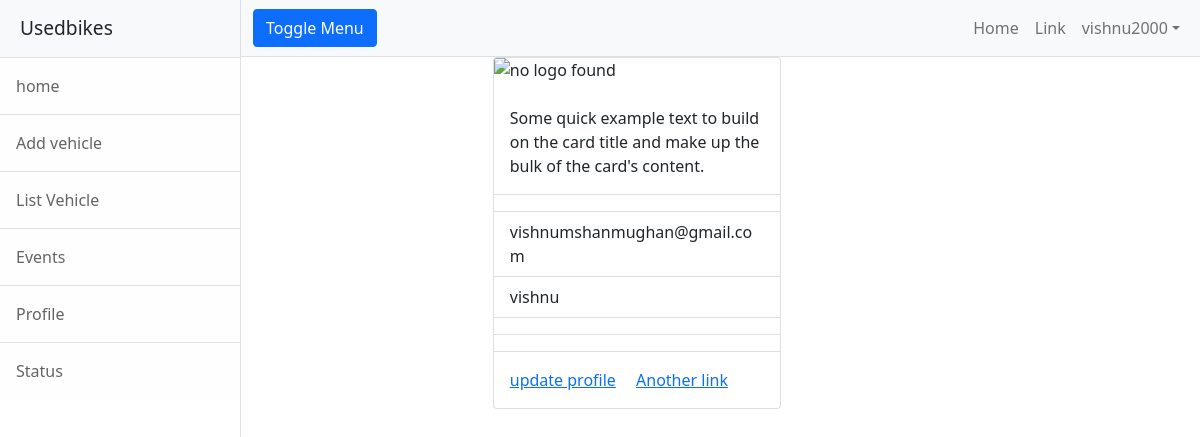
Screenshot of /usedbikes/profile/detail (signed in) with the database file from the repository.
### usedbikes/models.py (models this page shows)
class User(AbstractUser):
    options=(("seller","seller"),
             ("buyer","buyer"))
    role=models.CharField(max_length=120,choices=options,default="buyer")
    phone=models.CharField(max_length=12,null=True)
    location=models.CharField(max_length=120)

### usedbikes/views.py (the view)
# urls.py: path("profile/detail",views.Bikeviewprofileview.as_view(),name="bikes-profile"),
class Bikeviewprofileview(TemplateView):
    template_name = "bike-profile.html"

### usedbikes/templates/bike-profile.html (shortened to what this page needs)
{%extends 'base.html'%}
{%block body_block%}
<div class="row">
    <div class="col-3"></div>
    <div class="col-8">
        <div class="card" style="width: 18rem;">
  <img src="{{request.user.usedbikes.profile_photo.url}}" class="card-img-top" alt="no logo found">
  <div class="card-body">
    <p class="card-text">Some quick example text to build on the card title and make up the bulk of the card's content.</p>
  </div>
  <ul class="list-group list-group-flush">
          <li class="list-group-item">{{request.user.usedbikes.seller}}</li>
    <li class="list-group-item">{{request.user.email}}</li>
    <li class="list-group-item">{{request.user.first_name}}</li>
    <li class="list-group-item">{{request.user.usedbikes.location}}</li>
      <li class="list-group-item">{{request.user.usedbikes.phone_number}}</li>
  </ul>
  <div class="card-body">
    <a href="{%url 'bike-editprofile' request.user.usedbikes.id%}" class="card-link">update profile</a>
    <a href="#" class="card-link">Another link</a>
  </div>
</div>
    </div>
</div>
{%endblock%}

### usedbikes/templates/base.html (shortened to what this page needs)
<!DOCTYPE html>
{%load static%}
<html lang="en">
    <head>
        <link href="{%static 'css/styles.css'%}" rel="stylesheet" />
    </head>
    <body>
        <div class="d-flex" id="wrapper">
            <div class="border-end bg-white" id="sidebar-wrapper">
                <div class="sidebar-heading border-bottom bg-light">Usedbikes</div>
                <div class="list-group list-group-flush">
                    <a class="list-group-item list-group-item-action list-group-item-light p-3" href="{%url 'bike-home' %}">home</a>
                    <a class="list-group-item list-group-item-action list-group-item-light p-3" href="{%url 'bikes-add'%}">Add vehicle</a>
                    <a class="list-group-item list-group-item-action list-group-item-light p-3" href="{%url 'bikes-list'%}">List Vehicle</a>
                    <a class="list-group-item list-group-item-action list-group-item-light p-3" href="#!">Events</a>
                    <a class="list-group-item list-group-item-action list-group-item-light p-3" href="#!">Profile</a>
                    <a class="list-group-item list-group-item-action list-group-item-light p-3" href="#!">Status</a>
                </div>
            </div>
            <div id="page-content-wrapper">
                <nav class="navbar navbar-expand-lg navbar-light bg-light border-bottom">
                    <div class="container-fluid">
                        <button class="btn btn-primary" id="sidebarToggle">Toggle Menu</button>
                        <div class="collapse navbar-collapse" id="navbarSupportedContent">
                            <ul class="navbar-nav ms-auto mt-2 mt-lg-0">
                                <li class="nav-item active"><a class="nav-link" href="#!">Home</a></li>
                                <li class="nav-item"><a class="nav-link" href="#!">Link</a></li>
                                <li class="nav-item dropdown">
                                    <a class="nav-link dropdown-toggle" id="navbarDropdown" href="#" role="button" data-bs-toggle="dropdown" aria-haspopup="true" aria-expanded="false">{{request.user}}</a>
                                </li>
                            </ul>
                        </div>
                    </div>
                </nav>
                <div class="container-fluid">
                    {%block body_block%}
                    {%endblock%}
                </div>
            </div>
        </div>
    </body>
</html>

### rows the page displays
User: user "vishnu2000", user.email "vishnumshanmughan@gmail.com", user.first_name "vishnu"
